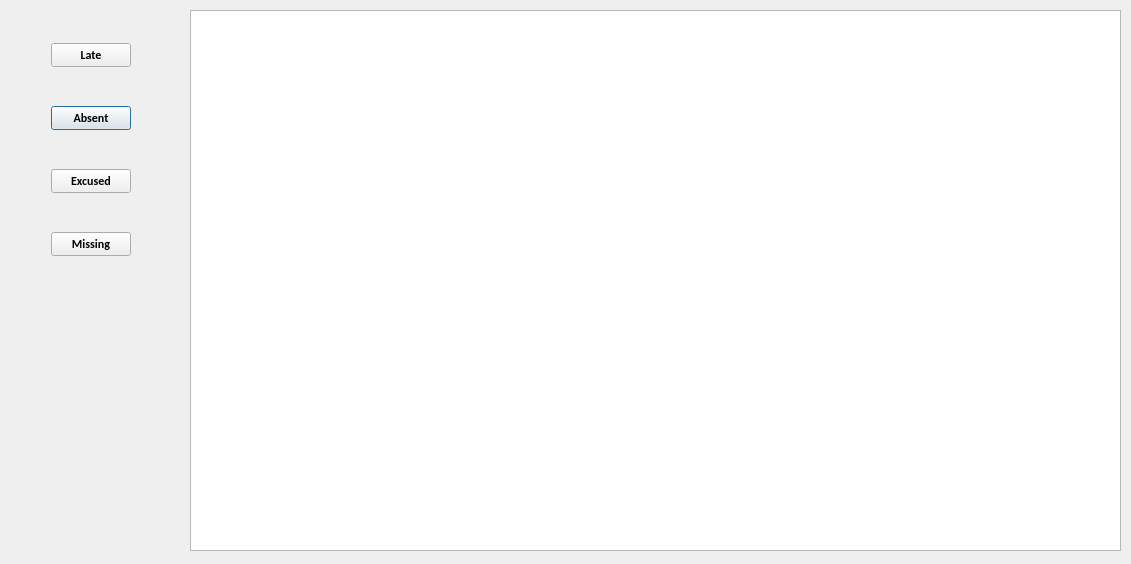
<?xml version="1.0" encoding="UTF-8"?>
<ui version="4.0">
 <class>AttendDialog</class>
 <widget class="QDialog" name="AttendDialog">
  <property name="geometry">
   <rect>
    <x>0</x>
    <y>0</y>
    <width>1131</width>
    <height>564</height>
   </rect>
  </property>
  <property name="minimumSize">
   <size>
    <width>0</width>
    <height>0</height>
   </size>
  </property>
  <property name="maximumSize">
   <size>
    <width>1920</width>
    <height>1080</height>
   </size>
  </property>
  <property name="font">
   <font>
    <family>Calibri</family>
    <weight>75</weight>
    <bold>true</bold>
   </font>
  </property>
  <property name="windowTitle">
   <string>Facial Recognition</string>
  </property>
  <property name="windowIcon">
   <iconset>
    <normaloff>icon1.png</normaloff>icon1.png</iconset>
  </property>
  <property name="styleSheet">
   <string notr="true"/>
  </property>
  <widget class="QWidget" name="gridLayoutWidget">
   <property name="geometry">
    <rect>
     <x>10</x>
     <y>10</y>
     <width>161</width>
     <height>281</height>
    </rect>
   </property>
   <layout class="QGridLayout" name="gridLayout">
    <item row="1" column="1">
     <widget class="QPushButton" name="pushButton_2">
      <property name="text">
       <string>Absent</string>
      </property>
     </widget>
    </item>
    <item row="2" column="1">
     <widget class="QPushButton" name="pushButton_3">
      <property name="text">
       <string>Excused</string>
      </property>
     </widget>
    </item>
    <item row="1" column="2">
     <spacer name="horizontalSpacer_2">
      <property name="orientation">
       <enum>Qt::Horizontal</enum>
      </property>
      <property name="sizeHint" stdset="0">
       <size>
        <width>40</width>
        <height>20</height>
       </size>
      </property>
     </spacer>
    </item>
    <item row="0" column="1">
     <widget class="QPushButton" name="pushButton">
      <property name="text">
       <string>Late</string>
      </property>
     </widget>
    </item>
    <item row="1" column="0">
     <spacer name="horizontalSpacer">
      <property name="orientation">
       <enum>Qt::Horizontal</enum>
      </property>
      <property name="sizeHint" stdset="0">
       <size>
        <width>40</width>
        <height>20</height>
       </size>
      </property>
     </spacer>
    </item>
    <item row="3" column="1">
     <widget class="QPushButton" name="pushButton_4">
      <property name="text">
       <string>Missing</string>
      </property>
     </widget>
    </item>
   </layout>
  </widget>
  <widget class="QTableView" name="tableView">
   <property name="geometry">
    <rect>
     <x>190</x>
     <y>10</y>
     <width>931</width>
     <height>541</height>
    </rect>
   </property>
  </widget>
 </widget>
 <resources>
  <include location="resource.qrc"/>
 </resources>
 <connections/>
</ui>
